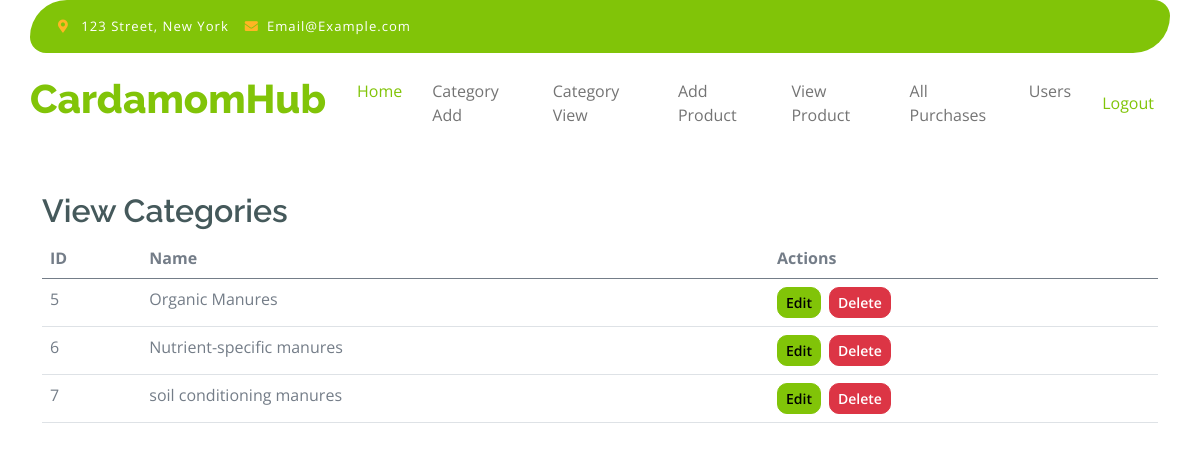
Page /viewCategory/ on the committed database.
### myapp/models.py (models this page shows)
class Category(models.Model):
    name = models.CharField(max_length=255, unique=True)
    def __str__(self):
        return self.name

### myapp/views.py (the view)
# urls.py: path('viewCategory/', views.viewCategory , name='viewCategory'),
def viewCategory(request):
      categories = Category.objects.all()
      print(categories)
      return render(request, 'myapp/viewCategory.html', {'categories': categories})

### myapp/templates/myapp/viewCategory.html (shortened to what this page needs)
<!DOCTYPE html>
{% load static %}
<html lang="en">
    <head>
        <link rel="stylesheet" href="https://use.fontawesome.com/releases/v5.15.4/css/all.css"/>
        <link href="https://cdn.jsdelivr.net/npm/bootstrap-icons@1.4.1/font/bootstrap-icons.css" rel="stylesheet">
        <link href="{% static './myapp/lib/lightbox/css/lightbox.min.css' %}" rel="stylesheet">
        <link href="{% static './myapp/lib/owlcarousel/assets/owl.carousel.min.css' %}" rel="stylesheet">
        <link href="{% static './myapp/css/bootstrap.min.css' %}" rel="stylesheet">
        <link href="{% static './myapp/css/style.css' %}" rel="stylesheet">
    </head>
    <body>
        <div class="container-fluid fixed-top">
            <div class="container topbar bg-primary d-none d-lg-block">
                <div class="d-flex justify-content-between">
                    <div class="top-info ps-2">
                        <small class="me-3"><i class="fas fa-map-marker-alt me-2 text-secondary"></i> <a href="#" class="text-white">123 Street, New York</a></small>
                        <small class="me-3"><i class="fas fa-envelope me-2 text-secondary"></i><a href="#" class="text-white">Email@Example.com</a></small>
                    </div>
                </div>
            </div>
            <div class="container px-0">
                <nav class="navbar navbar-light bg-white navbar-expand-xl">
                    <a href="{% url 'admin_dashboard' %}" class="navbar-brand"><h1 class="text-primary display-6">CardamomHub</h1></a>
                    <div class="collapse navbar-collapse bg-white" id="navbarCollapse">
                        <div class="navbar-nav mx-auto">
                            <a href="{% url 'admin_dashboard' %}" class="nav-item nav-link active">Home</a>
                            <a href="{% url 'categoryadd' %}"class="nav-item nav-link">Category Add</a>
                            <a href="{% url 'viewCategory' %}" class="nav-item nav-link">Category View</a>
                            <a href="{% url 'addProduct' %}" class="nav-item nav-link">Add Product</a>
                            <a href="{% url 'viewProduct' %}" class="nav-item nav-link">View Product</a>
                            <a href="{% url 'all_purchases' %}" class="nav-item nav-link">All Purchases</a>
                            <a href="{% url 'user_list' %}" class="nav-item nav-link">Users</a>
                            </div>
                            <a href="{% url 'admin_logout' %}" class="nav-item nav-link">Logout</a>
                        </div>
                    </div>
            </div>
       <br>
       <br>
       <br><br><br><br>
       <div class="container mt-5">
        <h2>View Categories</h2>
        <table class="table">
            <thead>
                <tr>
                    <th>ID</th>
                    <th>Name</th>
                    <th>Actions</th>
                </tr>
            </thead>
            <tbody>
                {% for category in categories %}
                    <tr>
                        <td>{{ category.id }}</td>
                        <td>{{ category.name }}</td>
                        <td>
                            <div class="d-flex">
                                <a href="{% url 'edit_category' category.id %}" class="btn btn-primary btn-sm me-2">Edit</a>
                                <form method="post" action="{% url 'delete_category' category.id %}"  onsubmit="return confirm('Are you sure you want to delete this category?');">
                                    <button type="submit" class="btn btn-danger btn-sm">Delete</button>
                                </form>
                            </div>
                        </td>
                    </tr>
                {% endfor %}
            </tbody>
        </table>
    </div>
    </body>
    </html>

### myapp/static/myapp/css/style.css (style rules this page uses)
.btn { font-weight: 600; transition: .5s; }
.fixed-top { transition: 0.5s; background: var(--bs-white); border: 0; }
.topbar { padding: 20px; border-radius: 230px 100px; }
.topbar .top-info { font-size: 15px; line-height: 0; letter-spacing: 1px; display: flex; align-items: center; }
.navbar .navbar-nav .nav-link { padding: 10px 15px; font-size: 16px; transition: .5s; }
.navbar { height: 100px; border-bottom: 1px solid rgba(255, 255, 255, .1); }
.navbar .navbar-nav .nav-link:hover, .navbar .navbar-nav .nav-link.active, .fixed-top.bg-white .navbar .navbar-nav .nav-link:hover, .fixed-top.bg-white .navbar .navbar-nav .nav-link.active { color: var(--bs-primary); }

### rows in the picture
Category: id "5", name "Organic Manures"
Category: id "6", name "Nutrient-specific manures"
Category: id "7", name "soil conditioning manures"
